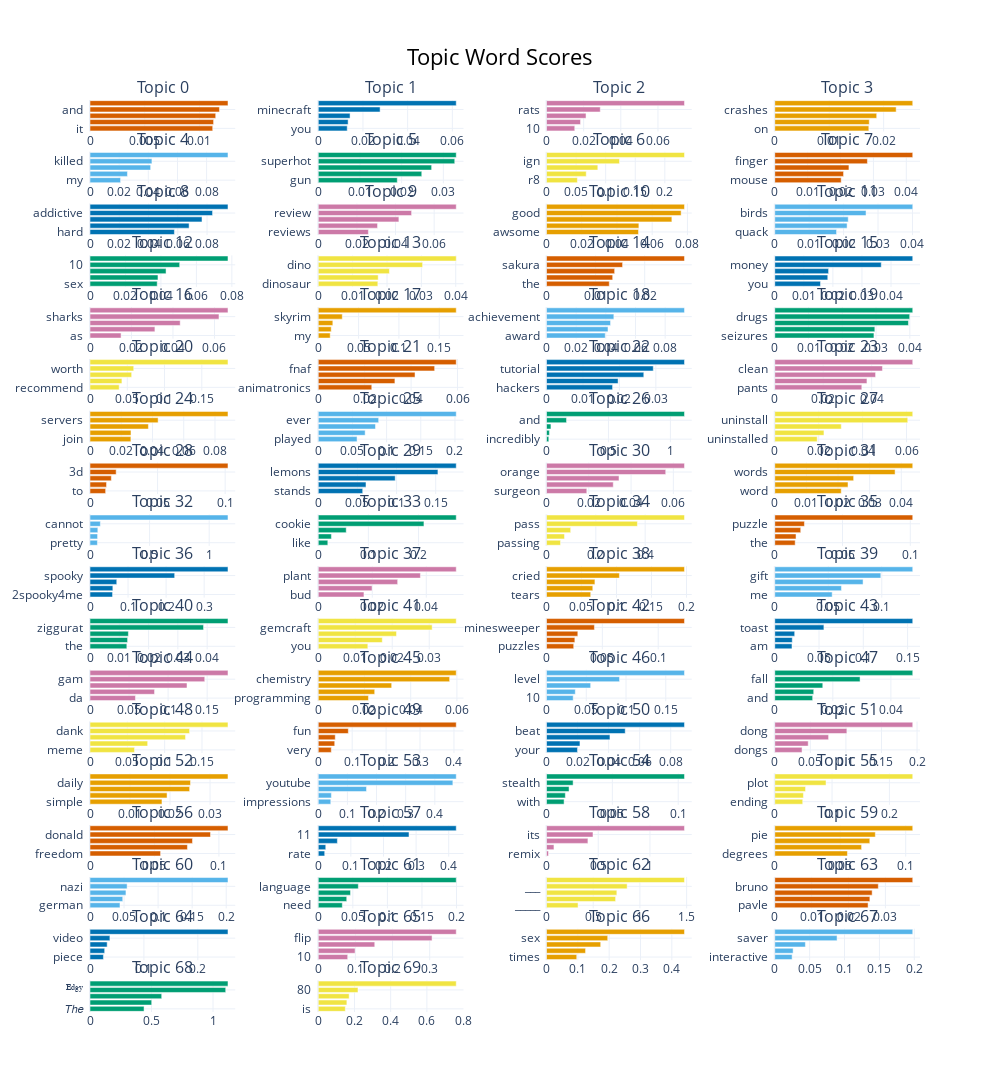

Source (notebook cell):
### Code cell
# visualize c-TFIDF score for each topic representation

topic_model.visualize_barchart(top_n_topics=N_TOPICS)
